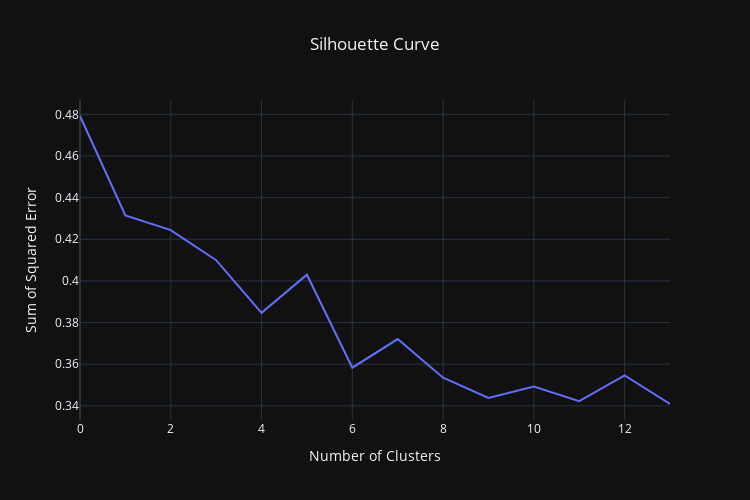

Notebook code cell kept with this figure:
### Code cell
px.line(silhouette,
        title='Silhouette Curve',
        width=750,
        height=500,
        labels={
            "index":"Number of Clusters",
            "value":"Sum of Squared Error"
        },
        template='plotly_dark'
        ).update_layout(showlegend=False, title_x=0.5)

### Figure 1 — Plotly figure (JSON) as saved in the notebook; plotly's stock layout.template omitted (floating-point values rounded to 4 significant figures)
{"data": [{"hovertemplate": "variable=0<br>Number of Clusters=%{x}<br>Sum of Squared Error=%{y}<extra></extra>", "legendgroup": "0", "line": {"color": "#636efa", "dash": "solid"}, "marker": {"symbol": "circle"}, "mode": "lines", "name": "0", "orientation": "v", "showlegend": true, "type": "scatter", "x": [0, 1, 2, 3, 4, 5, 6, 7, 8, 9, 10, 11, 12, 13], "xaxis": "x", "y": [0.4792, 0.4315, 0.4244, 0.4099, 0.3847, 0.403, 0.3583, 0.3721, 0.3535, 0.3438, 0.3493, 0.3422, 0.3546, 0.3409], "yaxis": "y"}], "layout": {"height": 500, "legend": {"title": {"text": "variable"}, "tracegroupgap": 0}, "showlegend": false, "title": {"text": "Silhouette Curve", "x": 0.5}, "width": 750, "xaxis": {"anchor": "y", "domain": [0, 1], "title": {"text": "Number of Clusters"}}, "yaxis": {"anchor": "x", "domain": [0, 1], "title": {"text": "Sum of Squared Error"}}}}
